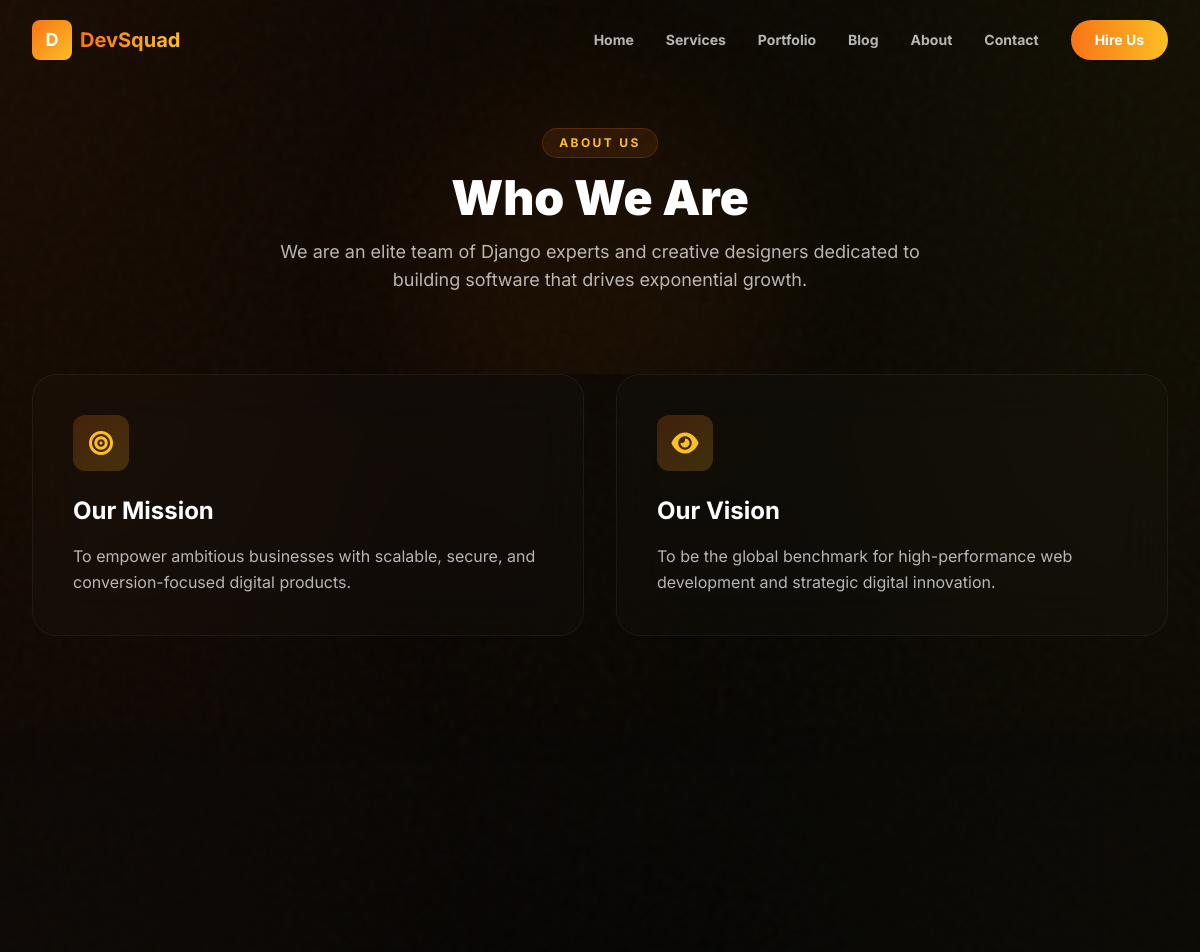
Page /about/ (upper part) on the earlier database version.
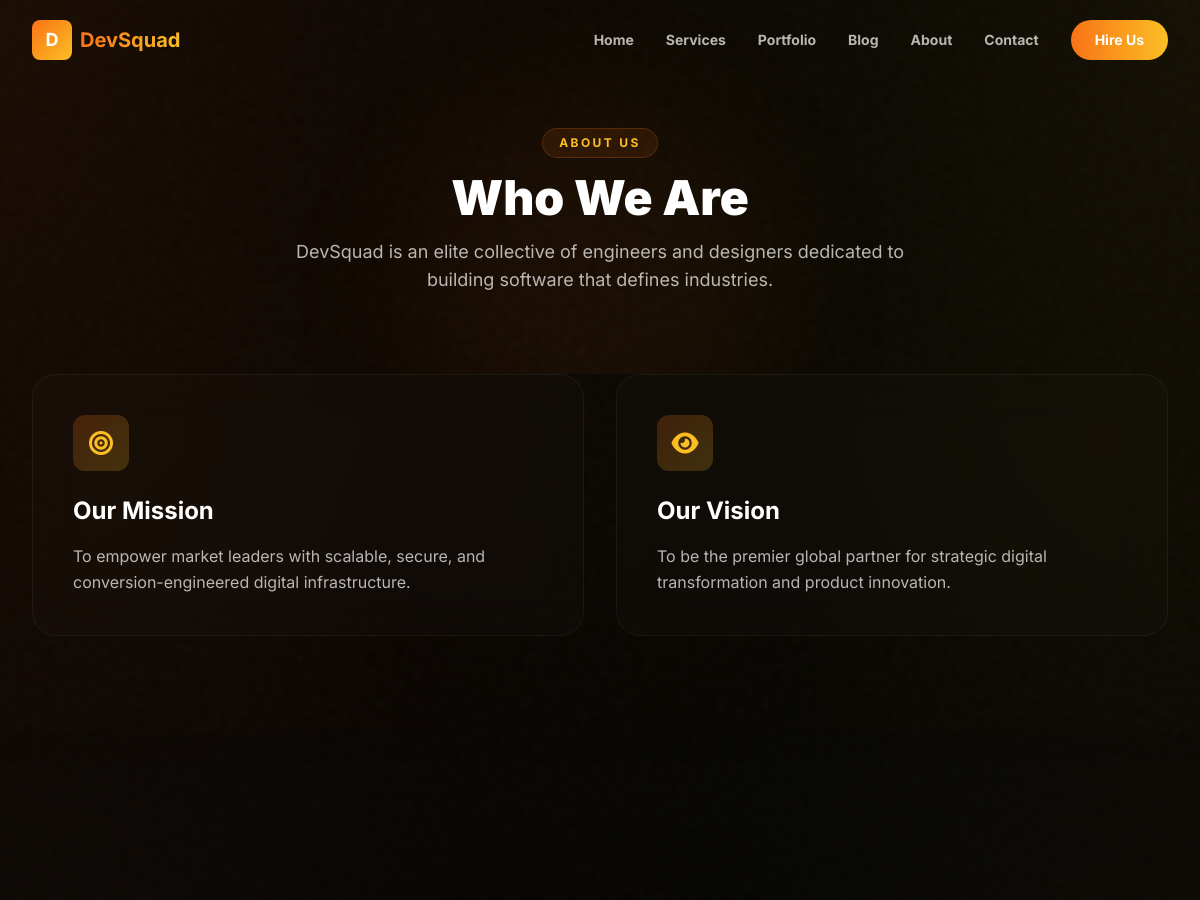
Same page on the later database version.
### devsqaud/models.py (models this page shows, shortened)
class SiteConfig(models.Model):
    hero_headline = models.CharField(max_length=300, default="We Build Scalable Digital Products")
    hero_subheading = models.TextField(default="Transforming ideas into high-performance digital experiences that drive growth.")
    about_intro = models.TextField(default="We are a team of passionate developers and designers.")
    about_mission = models.TextField(default="To deliver world-class digital solutions.")
    about_vision = models.TextField(default="To be the most trusted digital partner globally.")
    stat_projects = models.CharField(max_length=50, default="50+")
    stat_experience = models.CharField(max_length=50, default="3+")
    stat_clients = models.CharField(max_length=50, default="40+")
    contact_email = models.EmailField(default="hello@devsquad.com")
    contact_phone = models.CharField(max_length=20, blank=True, default="+880 1234 567890")
    whatsapp_number = models.CharField(
        max_length=20,
        default="8801234567890",
        help_text="WhatsApp number without + sign"
    )
    footer_text = models.CharField(max_length=300, default="© 2026 DevSquad. All rights reserved.")
    social_facebook = models.URLField(blank=True)
    social_twitter = models.URLField(blank=True)
    social_linkedin = models.URLField(blank=True)
    social_github = models.URLField(blank=True)
    class Meta:
        verbose_name = "Site Configuration"
        verbose_name_plural = "Site Configuration"
    @classmethod
    def load(cls):
        obj, _ = cls.objects.get_or_create(pk=1)
        return obj

### devsqaud/views.py (the view)
# urls.py: path('about/', views.about_view, name='about'),
def about_view(request):
    context = {
        'team_members': TeamMember.objects.all(),
    }
    return render(request, 'about.html', context)

### devsqaud/context_processors.py (called while the page is built)
def site_config_context(request):
    return {
        'site': SiteConfig.load(),
    }

### templates/about.html (shortened to what this page needs)
{% extends 'base.html' %}
{% block content %}
<section class="relative pt-32 pb-20 overflow-hidden">
    <div class="absolute inset-0">
        <div class="absolute top-1/4 left-1/3 w-96 h-96 bg-sunset-orange/5 rounded-full blur-3xl"></div>
    </div>
    <div class="relative z-10 max-w-7xl mx-auto px-4 sm:px-6 lg:px-8 text-center">
        <span class="inline-block px-4 py-1.5 text-xs font-bold tracking-[0.2em] uppercase text-sunset-amber bg-sunset-orange/10 border border-sunset-orange/20 rounded-full mb-4 animate-fade-in-up">About Us</span>
        <h1 class="text-4xl sm:text-5xl font-black mb-4 animate-fade-in-up animation-delay-200">Who We Are</h1>
        <p class="text-white/70 max-w-2xl mx-auto text-lg animate-fade-in-up animation-delay-400">{{ site.about_intro }}</p>
    </div>
</section>
<section class="relative pb-24">
    <div class="max-w-7xl mx-auto px-4 sm:px-6 lg:px-8">
        <div class="grid grid-cols-1 md:grid-cols-2 gap-8">
            <div class="glass-card p-10 rounded-3xl scroll-reveal border-white/5">
                <div class="w-14 h-14 rounded-xl bg-gradient-to-br from-sunset-orange/20 to-sunset-amber/20 flex items-center justify-center mb-6">
                    <i class="fas fa-bullseye text-2xl text-sunset-amber"></i>
                </div>
                <h2 class="text-2xl font-bold mb-4">Our Mission</h2>
                <p class="text-white/70 leading-relaxed">{{ site.about_mission }}</p>
            </div>
            <div class="glass-card p-10 rounded-3xl scroll-reveal border-white/5" style="animation-delay: 200ms">
                <div class="w-14 h-14 rounded-xl bg-gradient-to-br from-sunset-orange/20 to-sunset-amber/20 flex items-center justify-center mb-6">
                    <i class="fas fa-eye text-2xl text-sunset-amber"></i>
                </div>
                <h2 class="text-2xl font-bold mb-4">Our Vision</h2>
                <p class="text-white/70 leading-relaxed">{{ site.about_vision }}</p>
            </div>
        </div>
    </div>
</section>
<section class="relative py-24 bg-black-soft/30" id="stats-section">
    <div class="max-w-7xl mx-auto px-4 sm:px-6 lg:px-8">
        <div class="grid grid-cols-1 sm:grid-cols-3 gap-8 text-center">
        </div>
    </div>
</section>
{% endblock %}

Differences in the rows shown:
changed SiteConfig: about_intro "We are an elite team of Django experts and creative designers dedicated to building software that drives exponential growth." → "DevSquad is an elite collective of engineers and designers dedicated to building software that defines industries."; about_mission "To empower ambitious businesses with scalable, secure, and conversion-focused digital products." → "To empower market leaders with scalable, secure, and conversion-engineered digital infrastructure."; about_vision "To be the global benchmark for high-performance web development and strategic digital innovation." → "To be the premier global partner for strategic digital transformation and product innovation."
